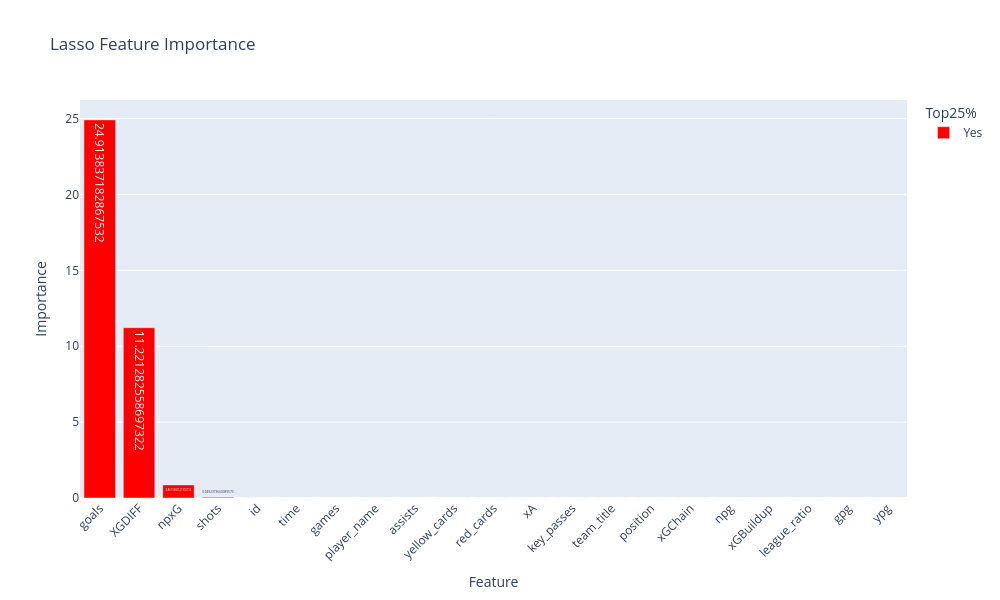

Here is the notebook cell this chart was saved with:
### Code cell
fig = px.bar(
    feat_df,
    x='Feature',
    y='Importance',
    color='Top25%',
    color_discrete_map={'Yes': 'red', 'No': 'blue'},
    text='Importance',
    title='Lasso Feature Importance'
)

fig.update_layout(
    xaxis_tickangle=-45,
    width=1000,
    height=600
)

fig.show()

### Figure 1 — Plotly figure (JSON) as saved in the notebook; plotly's stock layout.template omitted (floating-point values rounded to 4 significant figures)
{"data": [{"hovertemplate": "Top25%=Yes<br>Feature=%{x}<br>Importance=%{text}<extra></extra>", "legendgroup": "Yes", "marker": {"color": "red", "pattern": {"shape": ""}}, "name": "Yes", "orientation": "v", "showlegend": true, "text": [24.91, 11.22, 0.8619, 0.04924, 0.0, 0.0, 0.0, 0.0, 0.0, 0.0, 0.0, 0.0, 0.0, 0.0, 0.0, 0.0, 0.0, 0.0, 0.0, 0.0, 0.0], "textposition": "auto", "type": "bar", "x": ["goals", "XGDIFF", "npxG", "shots", "id", "time", "games", "player_name", "assists", "yellow_cards", "red_cards", "xA", "key_passes", "team_title", "position", "xGChain", "npg", "xGBuildup", "league_ratio", "gpg", "ypg"], "xaxis": "x", "y": [24.91, 11.22, 0.8619, 0.04924, 0.0, 0.0, 0.0, 0.0, 0.0, 0.0, 0.0, 0.0, 0.0, 0.0, 0.0, 0.0, 0.0, 0.0, 0.0, 0.0, 0.0], "yaxis": "y"}], "layout": {"barmode": "relative", "height": 600, "legend": {"title": {"text": "Top25%"}, "tracegroupgap": 0}, "title": {"text": "Lasso Feature Importance"}, "width": 1000, "xaxis": {"anchor": "y", "domain": [0, 1], "tickangle": -45, "title": {"text": "Feature"}}, "yaxis": {"anchor": "x", "domain": [0, 1], "title": {"text": "Importance"}}}}
